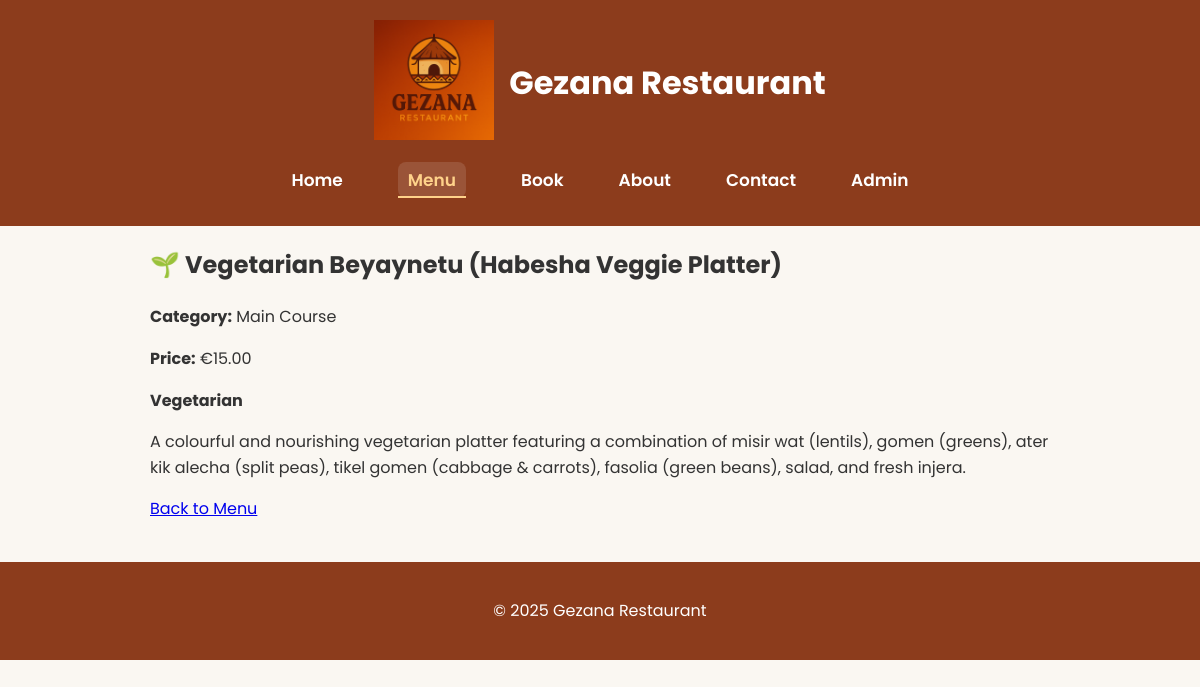
Page /menu/4/ on the committed database.
### gezana_app/models.py (models this page shows, shortened)
class MenuItem(models.Model):
    CATEGORY_CHOICES = [
        ("starter", "Starter"),
        ("main", "Main Course"),
        ("side", "Side Dish"),
        ("dessert", "Dessert"),
        ("drink", "Drink"),
    ]
    name = models.CharField(max_length=100)
    description = models.TextField()
    ingredients = models.TextField(default="Ingredients not provided.", help_text="List the ingredients for this dish")
    category = models.CharField(max_length=20, choices=CATEGORY_CHOICES)
    price = models.DecimalField(max_digits=6, decimal_places=2)
    is_vegetarian = models.BooleanField(default=False)
    is_popular = models.BooleanField(default=False)
    is_new = models.BooleanField(default=False)
    is_chef_choice = models.BooleanField(default=False)
    image = models.ImageField(upload_to="menu_images/", blank=True, null=True)

### gezana_app/views.py (the view)
# urls.py: path("menu/<int:pk>/", views.menu_detail, name="menu_detail"),
def menu_detail(request, pk):
    item = get_object_or_404(MenuItem, pk=pk)
    return render(request, "gezana_app/menu_detail.html", {"item": item})

### gezana_app/templates/gezana_app/menu_detail.html (shortened to what this page needs)
{% extends "gezana_app/base.html" %}  {% block content %}
<h2>{{ item.name }}</h2>
<p><strong>Category:</strong> {{ item.get_category_display }}</p>
<p><strong>Price:</strong> €{{ item.price }}</p>
{% if item.is_vegetarian %}
<p><strong>Vegetarian</strong></p>
{% endif %}
<p>{{ item.description }}</p>
<a href="{% url 'gezana_app:menu_list' %}">Back to Menu</a>
{% endblock %}

### gezana_app/static/css/style.css (style rules this page uses)
body { font-family: "Poppins", sans-serif; margin: 0; padding: 0; background: #faf7f2; color: #333; line-height: 1.6; }

### rows in the picture
MenuItem: name "🌱 Vegetarian Beyaynetu (Habesha Veggie Platter)", category "Main Course", price "15.00", description "A colourful and nourishing vegetarian platter featuring a combination of misir wat (lentils), gomen (greens), ater kik alecha (split peas), tikel gomen (cabbage & carrots), fasolia (green beans), salad, and fresh injera."
